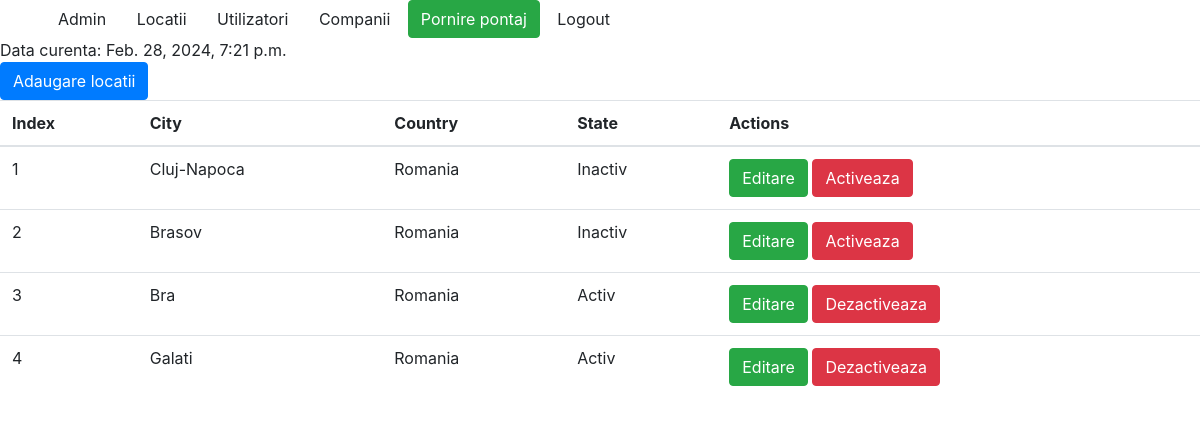
The page /location/ (signed in) on the database its author committed.
### aplicatie1/models.py (models this page shows, shortened)
class Location(models.Model):
    city = models.CharField(max_length=100)
    country = models.CharField(max_length=100)
    active = models.BooleanField(default=True)
    created_at = models.DateTimeField(auto_now_add = True, blank=True)
    updated_at = models.DateTimeField(auto_now=True, blank=True)

### aplicatie1/views.py (the view)
# urls.py: path('', views.LocationView.as_view(), name = "lista_locatii"),
class LocationView(LoginRequiredMixin, ListView):
    model = Location
    template_name = 'aplicatie1/location_index.html'
    def get_context_data(self, *args, **kwargs):
        data = super(LocationView, self).get_context_data(*args, **kwargs)
        data['data_curenta'] = datetime.datetime.now()
        return data

### django_project/context_processors.py (called while the page is built)
def is_ready_to_work(request):
    if request.user.is_authenticated:
        if Pontaj.objects.filter(user_id=request.user.id, end_date=None).exists():
            return {'ready_to_work': False}
        return {'ready_to_work': True}
    return {} #nu suntem autentificati inca

### templates/aplicatie1/location_index.html
{% extends 'base.html' %}
{% block content %}
    Data curenta: {{ data_curenta }}<br>
    <a class = "btn btn-primary" href = "{% url 'aplicatie1:adaugare' %}">Adaugare locatii</a>
    <table class = "table">
        <thead>
            <tr>
                <th>Index</th>
                <th>City</th>
                <th>Country</th>
                <th>State</th>
                <th>Actions</th>
            </tr>
        </thead>
        <tbody>
            {% for item in location_list %}
                <tr>
                    <td>{{ forloop.counter }}</td>
                    <td>{{ item.city }}</td>
                    <td>{{ item.country }}</td>
                    <td>
                        {% if item.active == 0 %}
                            Inactiv
                        {% else %}
                            Activ
                        {% endif %}
                    </td>
                    <td>
                        <a class = "btn btn-success" href = "{% url 'aplicatie1:modificare' item.id %}">Editare</a>
                        {% if item.active == 0 %}
                            <a class = "btn btn-danger" href = {% url 'aplicatie1:activeaza' item.id %}>Activeaza</a>
                        {% else %}
                            <a class = "btn btn-danger" href = {% url 'aplicatie1:dezactiveaza' item.id %}>Dezactiveaza</a>
                        {% endif %}
                    </td>
                </tr>
            {% endfor %}
        </tbody>
    </table>
{% endblock %}

### rows shown on the page
Location: city "Cluj-Napoca", country "Romania", active "Inactiv"
Location: city "Brasov", country "Romania", active "Inactiv"
Location: city "Bra", country "Romania", active "Activ"
Location: city "Galati", country "Romania", active "Activ"

### other values the page prints
{{ data_curenta }} "Feb. 28, 2024, 7:21 p.m."
